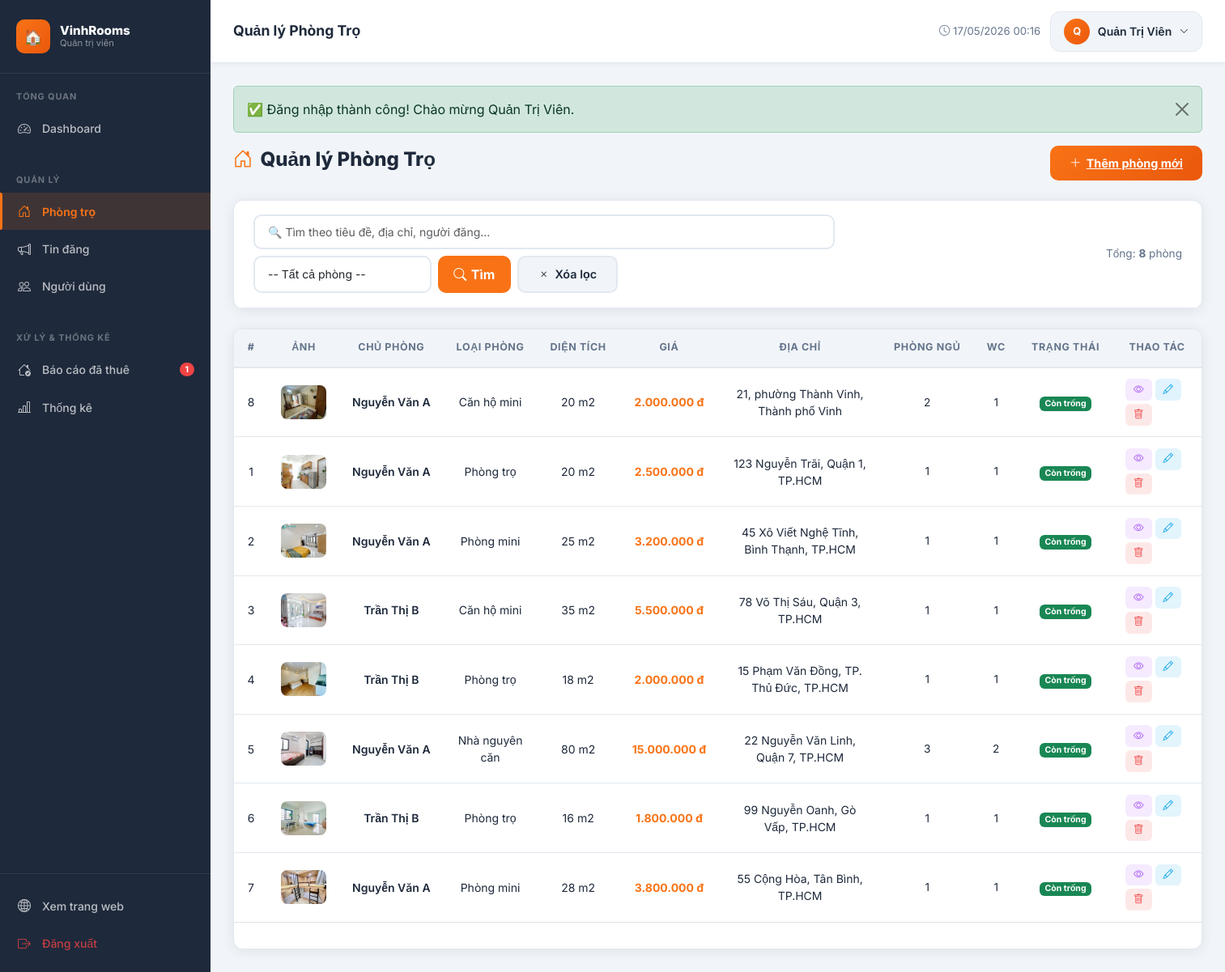
/admin/rooms/index.php (signed in), run on the app's committed database.
### tables this page shows
CREATE TABLE `users` (
  `id` int(10) UNSIGNED NOT NULL,
  `username` varchar(50) NOT NULL,
  `email` varchar(100) NOT NULL,
  `password` varchar(255) NOT NULL,
  `ho_ten` varchar(100) NOT NULL,
  `so_dien_thoai` varchar(15) DEFAULT NULL,
  `dia_chi` varchar(255) DEFAULT NULL,
  `avatar` varchar(255) DEFAULT 'default_avatar.png',
  `role` enum('admin','user') NOT NULL DEFAULT 'user',
  `trang_thai` enum('active','inactive','banned') NOT NULL DEFAULT 'active',
  `created_at` datetime NOT NULL DEFAULT current_timestamp(),
  `updated_at` datetime NOT NULL DEFAULT current_timestamp() ON UPDATE current_timestamp()
);

CREATE TABLE `phong_tro` (
  `id` int(10) UNSIGNED NOT NULL,
  `user_id` int(10) UNSIGNED NOT NULL,
  `loai_phong_id` int(10) UNSIGNED DEFAULT NULL,
  `khu_vuc_id` int(10) UNSIGNED DEFAULT NULL,
  `gia_goc` decimal(12,0) NOT NULL COMMENT 'VND/tháng',
  `dien_tich` float NOT NULL COMMENT 'm2',
  `dia_chi` varchar(255) NOT NULL,
  `so_phong_ngu` tinyint(3) UNSIGNED DEFAULT 1,
  `so_wc` tinyint(3) UNSIGNED DEFAULT 1,
  `tien_nghi` text DEFAULT NULL COMMENT 'JSON hoặc text mô tả tiện nghi',
  `hinh_anh` varchar(255) DEFAULT NULL COMMENT 'Ảnh đại diện',
  `trang_thai` enum('co_san','da_cho_thue') NOT NULL DEFAULT 'co_san',
  `created_at` datetime NOT NULL DEFAULT current_timestamp(),
  `updated_at` datetime NOT NULL DEFAULT current_timestamp() ON UPDATE current_timestamp()
);

CREATE TABLE `loai_phong` (
  `id` int(10) UNSIGNED NOT NULL,
  `ten` varchar(100) NOT NULL,
  `mo_ta` text DEFAULT NULL
);

CREATE TABLE `khu_vuc` (
  `id` int(10) UNSIGNED NOT NULL,
  `tinh_thanh` varchar(100) NOT NULL,
  `phuong_xa` varchar(100) NOT NULL
);

### admin/rooms/index.php (the view, shortened to what this page needs)
<?php
require_once __DIR__ . '/../../includes/functions.php';
$db = getDB();
$search      = trim($_GET['q'] ?? '');
$page_num    = max(1, (int)($_GET['page'] ?? 1));
$per_page    = 12;
$where  = ["p.trang_thai != 'bi_xoa'"];
$params = [];
$types  = '';
$whereSQL = implode(' AND ', $where);
$baseQuery = "FROM phong_tro p JOIN khu_vuc kv ON p.khu_vuc_id = kv.id LEFT JOIN users u ON p.user_id = u.id LEFT JOIN loai_phong l ON p.loai_phong_id = l.id WHERE $whereSQL";
if (!empty($params)) {
    $stmt = $db->prepare("SELECT COUNT(*) $baseQuery");
    $stmt->bind_param($types, ...$params);
    $stmt->execute();
    $total = $stmt->get_result()->fetch_row()[0];
    $stmt->close();
} else {
    $total = $db->query("SELECT COUNT(*) $baseQuery")->fetch_row()[0];
}
$pg     = paginate($total, $per_page, $page_num);
$offset = $pg['offset'];
$sql = "SELECT p.*, kv.tinh_thanh, kv.phuong_xa, u.ho_ten as chu_tro, l.ten as loai_phong $baseQuery ORDER BY p.created_at DESC LIMIT $per_page OFFSET $offset";
if (!empty($params)) {
    $stmt = $db->prepare($sql);
    $stmt->bind_param($types, ...$params);
    $stmt->execute();
    $rooms = $stmt->get_result()->fetch_all(MYSQLI_ASSOC);
    $stmt->close();
} else {
    $rooms = $db->query($sql)->fetch_all(MYSQLI_ASSOC);
}
$pageTitle = 'Quản lý Phòng Trọ';
require_once __DIR__ . '/../../includes/admin_header.php';
?>
<div class="page-header">
    <h1 class="page-title"><span class="icon"><i class="bi bi-house-door"></i></span><?= $pageTitle ?></h1>
    <a href="<?= BASE_URL ?>/admin/rooms/add.php" class="btn-admin-primary">
        <i class="bi bi-plus-lg"></i> Thêm phòng mới
    </a>
</div>
<div class="data-card mb-4">
    <div class="data-card-header">
        <form method="GET" action="" class="search-bar">
            <input type="text" name="q" class="form-control" placeholder="🔍 Tìm theo tiêu đề, địa chỉ, người đăng..." value="<?= e($search) ?>" style="min-width:260px">
            <select name="status" class="form-control" style="width:auto">
                <option value="">-- Tất cả phòng --</option>
            </select>
            <button type="submit" class="btn-search"><i class="bi bi-search"></i> Tìm</button>
            <a href="<?= BASE_URL ?>/admin/rooms/index.php" class="btn-admin-secondary">
                <i class="bi bi-x"></i> Xóa lọc
            </a>
        </form>
        <div style="font-size:.85rem;color:var(--admin-muted)">
            Tổng: <strong><?= $total ?></strong> phòng
        </div>
    </div>
</div>
<div class="data-card">
    <div class="table-responsive">
        <table class="data-table">
            <thead>
                <tr>
                    <th width="50">#</th>
                    <th width="60">Ảnh</th>
                    <th>Chủ phòng</th>
                    <th>Loại phòng</th>
                    <th>Diện tích</th>
                    <th>Giá</th>
                    <th style="min-width:200px;">Địa chỉ</th>
                    <th width="70">Phòng ngủ</th>
                    <th width="60">WC</th>
                    <th>Trạng thái</th>
                    <th width="180">Thao tác</th>
                </tr>
            </thead>
            <tbody>
                <?php foreach ($rooms as $r): ?>
                <tr>
                    <td><?= $r['id'] ?></td>
                    <td>
                        <img src="<?= getImageUrl($r['hinh_anh']) ?>"
                             class="room-thumb"
                             alt=""
                             onerror="this.src='<?= BASE_URL ?>/assets/images/no-image.svg'">
                    </td>
                    <td style="max-width:220px">
                        <div style="font-weight:600;overflow:hidden;white-space:nowrap;text-overflow:ellipsis" title="<?= e($r['chu_tro']) ?>">
                            <?= e($r['chu_tro']) ?>
                        </div>
                    </td>
                    <td><?= e($r['loai_phong']) ?></td>
                    <td><?= e($r['dien_tich']) ?> m2</td>
                    <td style="font-weight:700;color:var(--admin-primary);white-space:nowrap">
                        <?= formatPrice($r['gia_goc']) ?>
                    </td>
                    <td style="text-align: center;  " title="<?= e($r['dia_chi']) . ', ' . e($r['phuong_xa']) . ', ' . e($r['tinh_thanh']) ?>">
                        <?= e($r['dia_chi']) . ', ' . e($r['phuong_xa']) . ', ' . e($r['tinh_thanh']) ?>
                    </td>
                    <td style="text-align:center;font-size:.85rem"><?= $r['so_phong_ngu'] ?></td>
                    <td style="text-align:center;font-size:.85rem"><?= $r['so_wc'] ?></td>
                    <td><?= roomStatusBadge($r['trang_thai']) ?></td>
                    <td>
                        <div class="d-flex gap-1 flex-wrap">
                            <a href="<?= BASE_URL ?>/room-detail.php?id=<?= $r['id'] ?>" class="btn-action view" target="_blank" title="Xem">
                                <i class="bi bi-eye"></i>
                            </a>
                            <a href="<?= BASE_URL ?>/admin/rooms/edit.php?id=<?= $r['id'] ?>" class="btn-action edit" title="Sửa">
                                <i class="bi bi-pencil"></i>
                            </a>
                            <a href="?action=delete&id=<?= $r['id'] ?>" class="btn-action delete confirm-delete" title="Xóa">
                                <i class="bi bi-trash"></i>
                            </a>
                        </div>
                    </td>
                </tr>
                <?php endforeach; ?>
            </tbody>
        </table>
    </div>
    <div class="p-3 border-top">
    </div>
</div>
<?php require_once __DIR__ . '/../../includes/admin_footer.php'; ?>

### includes/admin_header.php (shortened to what this page needs)
<?php
require_once __DIR__ . '/functions.php';
$currentUser = getCurrentUser();
$currentPage = basename($_SERVER['PHP_SELF']);
$currentDir  = basename(dirname($_SERVER['PHP_SELF']));
$_db_header = getDB();
$_pending_bao_cao = 0;
$_r = @$_db_header->query("SELECT COUNT(*) FROM bao_cao_da_thue WHERE trang_thai = 'cho_duyet'");
if ($_r) $_pending_bao_cao = (int)$_r->fetch_row()[0];
?>
<!DOCTYPE html>
<html lang="vi">
<head>
    <link rel="stylesheet" href="https://cdn.jsdelivr.net/npm/bootstrap@5.3.3/dist/css/bootstrap.min.css">
    <link rel="stylesheet" href="https://cdn.jsdelivr.net/npm/bootstrap-icons@1.11.3/font/bootstrap-icons.min.css">
    <link rel="stylesheet" href="<?= BASE_URL ?>/assets/css/admin.css">
</head>
<body class="admin-body">
<aside class="admin-sidebar" id="adminSidebar">
    <div class="sidebar-logo">
        <div class="logo-icon">🏠</div>
        <div class="brand">VinhRooms<small>Quản trị viên</small></div>
    </div>
    <div class="sidebar-section">
        <span class="sidebar-section-label">Tổng quan</span>
        <a href="<?= BASE_URL ?>/admin/index.php" class="sidebar-link <?= ($currentDir === 'admin' && $currentPage === 'index.php') ? 'active' : '' ?>">
            <span class="icon"><i class="bi bi-speedometer2"></i></span> Dashboard
        </a>
    </div>
    <div class="sidebar-section">
        <span class="sidebar-section-label">Quản lý</span>
        <a href="<?= BASE_URL ?>/admin/rooms/index.php" class="sidebar-link <?= ($currentDir === 'rooms') ? 'active' : '' ?>">
            <span class="icon"><i class="bi bi-house-door"></i></span> Phòng trọ
        </a>
        <a href="<?= BASE_URL ?>/admin/tin-dang/index.php" class="sidebar-link <?= ($currentDir === 'tin-dang') ? 'active' : '' ?>">
            <span class="icon"><i class="bi bi-megaphone"></i></span> Tin đăng
        </a>
        <a href="<?= BASE_URL ?>/admin/users/index.php" class="sidebar-link <?= ($currentDir === 'users') ? 'active' : '' ?>">
            <span class="icon"><i class="bi bi-people"></i></span> Người dùng
        </a>
    </div>
    <div class="sidebar-section">
        <span class="sidebar-section-label">Xử lý & Thống kê</span>
        <a href="<?= BASE_URL ?>/admin/bao-cao-da-thue/index.php"
           class="sidebar-link <?= ($currentDir === 'bao-cao-da-thue') ? 'active' : '' ?>"
           style="position:relative">
            <span class="icon"><i class="bi bi-house-check"></i></span> Báo cáo đã thuê
            <?php if ($_pending_bao_cao > 0): ?>
            <span style="margin-left:auto;background:#ef4444;color:#fff;font-size:.65rem;padding:1px 7px;border-radius:999px;font-weight:700">
                <?= $_pending_bao_cao ?>
            </span>
            <?php endif; ?>
        </a>
        <a href="<?= BASE_URL ?>/admin/reports/index.php" class="sidebar-link <?= ($currentDir === 'reports') ? 'active' : '' ?>">
            <span class="icon"><i class="bi bi-bar-chart-line"></i></span> Thống kê
        </a>
    </div>
    <div class="sidebar-section" style="margin-top:auto;border-top:1px solid rgba(255,255,255,.08);padding-top:1rem;">
        <a href="<?= BASE_URL ?>/index.php" class="sidebar-link" target="_blank">
            <span class="icon"><i class="bi bi-globe2"></i></span> Xem trang web
        </a>
        <a href="<?= BASE_URL ?>/auth/logout.php" class="sidebar-link" style="color:rgba(239,68,68,.8)">
            <span class="icon"><i class="bi bi-box-arrow-right"></i></span> Đăng xuất
        </a>
    </div>
</aside>
<div class="admin-main">
    <div class="admin-topbar">
        <div class="topbar-left">
            <span class="topbar-title"><?= $pageTitle ?? 'Dashboard' ?></span>
        </div>
        <div class="topbar-right">
            <span style="font-size:.82rem;color:var(--admin-muted)">
                <i class="bi bi-clock me-1"></i><?= date('d/m/Y H:i') ?>
            </span>
            <div class="dropdown">
                <button class="admin-user-btn" data-bs-toggle="dropdown">
                    <div class="admin-user-avatar">
                        <?= strtoupper(mb_substr($currentUser['ho_ten'] ?? 'A', 0, 1)) ?>
                    </div>
                    <?= e($currentUser['ho_ten'] ?? 'Admin') ?>
                    <i class="bi bi-chevron-down" style="font-size:.7rem"></i>
                </button>
            </div>
        </div>
    </div>
    <div class="admin-content">
        <?php renderFlash(); ?>

### includes/functions.php (shortened to what this page needs)
<?php
function getCurrentUser(): ?array {
    $db  = getDB();
    $id  = (int)$_SESSION['user_id'];
    $res = $db->query("SELECT * FROM users WHERE id = $id LIMIT 1");
    return $res ? $res->fetch_assoc() : null;
}
function getFlash(): ?array {
    if (isset($_SESSION['flash'])) {
        $flash = $_SESSION['flash'];
        return $flash;
    }
    return null;
}
function renderFlash(): void {
    $flash = getFlash();
    $type  = htmlspecialchars($flash['type']);
    $msg   = htmlspecialchars($flash['message']);
    $icons = ['success' => '✅', 'danger' => '❌', 'warning' => '⚠️', 'info' => 'ℹ️'];
    $icon  = $icons[$type] ?? 'ℹ️';
    echo "<div class=\"alert alert-{$type} alert-dismissible fade show\" role=\"alert\">
            {$icon} {$msg}
            <button type=\"button\" class=\"btn-close\" data-bs-dismiss=\"alert\"></button>
          </div>";
}
function formatPrice(float $price): string {
    return number_format($price, 0, ',', '.') . ' đ';
}
function e(string $str): string {
    return htmlspecialchars($str, ENT_QUOTES, 'UTF-8');
}
function getImageUrl(?string $filename): string {
    if ($filename[0] === '/') {
        $physicalPath = __DIR__ . '/..' . $filename;
        if (file_exists($physicalPath)) {
            return BASE_URL . $filename;
        }
        return BASE_URL . '/assets/images/no-image.svg';
    }
    if (file_exists(UPLOAD_DIR . $filename)) {
        return UPLOAD_URL . $filename;
    }
    return BASE_URL . '/assets/images/no-image.svg';
}
function paginate(int $total, int $perPage, int $current): array {
    $pages = (int)ceil($total / $perPage);
    return [
        'total'      => $total,
        'per_page'   => $perPage,
        'current'    => $current,
        'pages'      => $pages,
        'offset'     => ($current - 1) * $perPage,
        'has_prev'   => $current > 1,
        'has_next'   => $current < $pages,
    ];
}
function roomStatusBadge(string $status): string {
    $map = [
        'co_san'      => ['success',   'Còn trống'],
        'da_cho_thue' => ['secondary', 'Đã cho thuê'],
    ];
    [$color, $label] = $map[$status] ?? ['light', $status];
    return "<span class=\"badge bg-{$color}\">{$label}</span>";
}

### data on the page
users: ho_ten "Q", ho_ten "Quản Trị Viên"
phong_tro: id "8", hinh_anh (picture), user.ho_ten "Nguyễn Văn A", loai_phong.ten "Căn hộ mini", dien_tich "20", gia_goc "2.000.000 đ", dia_chi "21", khu_vuc.phuong_xa "phường Thành Vinh", khu_vuc.tinh_thanh "Thành phố Vinh", so_phong_ngu "2", so_wc "1"
phong_tro: id "1", hinh_anh (picture), user.ho_ten "Nguyễn Văn A", loai_phong.ten "Phòng trọ", dien_tich "20", gia_goc "2.500.000 đ", dia_chi "123 Nguyễn Trãi", khu_vuc.phuong_xa "Quận 1", khu_vuc.tinh_thanh "TP.HCM", so_phong_ngu "1", so_wc "1"
phong_tro: id "2", hinh_anh (picture), user.ho_ten "Nguyễn Văn A", loai_phong.ten "Phòng mini", dien_tich "25", gia_goc "3.200.000 đ", dia_chi "45 Xô Viết Nghệ Tĩnh", khu_vuc.phuong_xa "Bình Thạnh", khu_vuc.tinh_thanh "TP.HCM", so_phong_ngu "1", so_wc "1"
phong_tro: id "3", hinh_anh (picture), user.ho_ten "Trần Thị B", loai_phong.ten "Căn hộ mini", dien_tich "35", gia_goc "5.500.000 đ", dia_chi "78 Võ Thị Sáu", khu_vuc.phuong_xa "Quận 3", khu_vuc.tinh_thanh "TP.HCM", so_phong_ngu "1", so_wc "1"
phong_tro: id "4", hinh_anh (picture), user.ho_ten "Trần Thị B", loai_phong.ten "Phòng trọ", dien_tich "18", gia_goc "2.000.000 đ", dia_chi "15 Phạm Văn Đồng", khu_vuc.phuong_xa "TP. Thủ Đức", khu_vuc.tinh_thanh "TP.HCM", so_phong_ngu "1", so_wc "1"
phong_tro: id "5", hinh_anh (picture), user.ho_ten "Nguyễn Văn A", loai_phong.ten "Nhà nguyên căn", dien_tich "80", gia_goc "15.000.000 đ", dia_chi "22 Nguyễn Văn Linh", khu_vuc.phuong_xa "Quận 7", khu_vuc.tinh_thanh "TP.HCM", so_phong_ngu "3", so_wc "2"
phong_tro: id "6", hinh_anh (picture), user.ho_ten "Trần Thị B", loai_phong.ten "Phòng trọ", dien_tich "16", gia_goc "1.800.000 đ", dia_chi "99 Nguyễn Oanh", khu_vuc.phuong_xa "Gò Vấp", khu_vuc.tinh_thanh "TP.HCM", so_phong_ngu "1", so_wc "1"
phong_tro: id "7", hinh_anh (picture), user.ho_ten "Nguyễn Văn A", loai_phong.ten "Phòng mini", dien_tich "28", gia_goc "3.800.000 đ", dia_chi "55 Cộng Hòa", khu_vuc.phuong_xa "Tân Bình", khu_vuc.tinh_thanh "TP.HCM", so_phong_ngu "1", so_wc "1"

### other printed values
$_pending_bao_cao "1"
$pageTitle "Quản lý Phòng Trọ"
$icon "✅"
$msg "Đăng nhập thành công! Chào mừng Quản Trị Viên."
$total "8"
